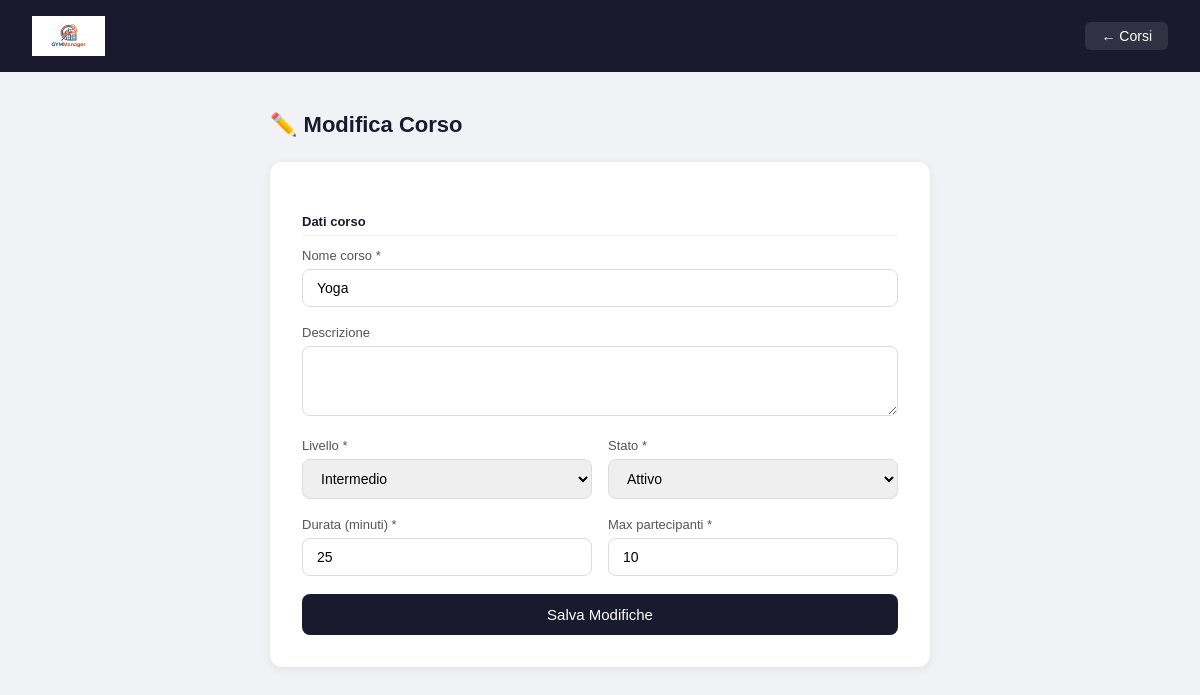
Page /palestra/pages/modifica_corso.php?id=4 (signed in) on the committed database.
### tables this page shows
CREATE TABLE `corso` (
  `id_corso` int(11) NOT NULL,
  `nome` varchar(100) NOT NULL,
  `descrizione` text DEFAULT NULL,
  `livello` enum('principiante','intermedio','avanzato') NOT NULL,
  `durata_minuti` int(11) NOT NULL,
  `max_partecipanti` int(11) NOT NULL,
  `stato` enum('attivo','sospeso','terminato') NOT NULL DEFAULT 'attivo'
);

### palestra/pages/modifica_corso.php (the view, shortened to what this page needs)
<?php
require_once "../config/db.php";
$id = $_GET['id'] ?? null;
$stmt = $pdo->prepare("SELECT * FROM CORSO WHERE id_corso = ?");
$stmt->execute([$id]);
$corso = $stmt->fetch();
?>
<!DOCTYPE html>
<html lang="it">
<head>
</head>
<body>
<div class="navbar">
    <img src="../assets/logo.jpg" style="height:40px;">
    <div style="display:flex; gap:12px;">
        <a href="corsi.php">← Corsi</a>
    </div>
</div>
<div class="contenuto">
    <h2>✏️ Modifica Corso</h2>
    <div class="form-box">
        <form method="POST">
            <div class="sezione">Dati corso</div>
            <div class="campo">
                <label>Nome corso *</label>
                <input type="text" name="nome" required value="<?= htmlspecialchars($corso['nome']) ?>">
            </div>
            <div class="campo">
                <label>Descrizione</label>
                <textarea name="descrizione" rows="3"><?= htmlspecialchars($corso['descrizione']) ?></textarea>
            </div>
            <div class="riga">
                <div class="campo">
                    <label>Livello *</label>
                    <select name="livello" required>
                        <option value="intermedio" <?= $corso['livello']=='intermedio'?'selected':'' ?>>Intermedio</option>
                    </select>
                </div>
                <div class="campo">
                    <label>Stato *</label>
                    <select name="stato" required>
                        <option value="attivo" <?= $corso['stato']=='attivo'?'selected':'' ?>>Attivo</option>
                    </select>
                </div>
            </div>
            <div class="riga">
                <div class="campo">
                    <label>Durata (minuti) *</label>
                    <input type="number" name="durata_minuti" required min="1" value="<?= $corso['durata_minuti'] ?>">
                </div>
                <div class="campo">
                    <label>Max partecipanti *</label>
                    <input type="number" name="max_partecipanti" required min="1" value="<?= $corso['max_partecipanti'] ?>">
                </div>
            </div>
            <button type="submit" class="btn">Salva Modifiche</button>
        </form>
    </div>
</div>
</body>
</html>

### palestra/pages/modifica_corso.php (style rules this page uses)
* { margin: 0; padding: 0; box-sizing: border-box; }
body { font-family: Arial, sans-serif; background: #f0f2f5; }
.navbar { background: #1a1a2e; color: white; padding: 16px 32px; display: flex; justify-content: space-between; align-items: center; }
.navbar a { color: white; text-decoration: none; font-size: 14px; background: rgba(255,255,255,0.1); padding: 6px 16px; border-radius: 6px; }
.contenuto { max-width: 700px; margin: 40px auto; padding: 0 20px; }
h2 { font-size: 22px; color: #1a1a2e; margin-bottom: 24px; }
.form-box { background: white; border-radius: 12px; padding: 32px; box-shadow: 0 2px 8px rgba(0,0,0,0.07); }
.riga { display: grid; grid-template-columns: 1fr 1fr; gap: 16px; }
.campo { margin-bottom: 18px; }
label { display: block; font-size: 13px; color: #555; margin-bottom: 6px; }
input, select, textarea { width: 100%; padding: 10px 14px; border: 1px solid #ddd; border-radius: 8px; font-size: 14px; outline: none; }
.btn { background: #1a1a2e; color: white; padding: 12px 28px; border: none; border-radius: 8px; font-size: 15px; cursor: pointer; width: 100%; }
.sezione { font-size: 13px; font-weight: bold; color: #1a1a2e; margin: 20px 0 12px; padding-bottom: 6px; border-bottom: 1px solid #f0f2f5; }

### rows in the picture
corso: nome "Yoga", livello "Intermedio", stato "Attivo", durata_minuti "25", max_partecipanti "10"
